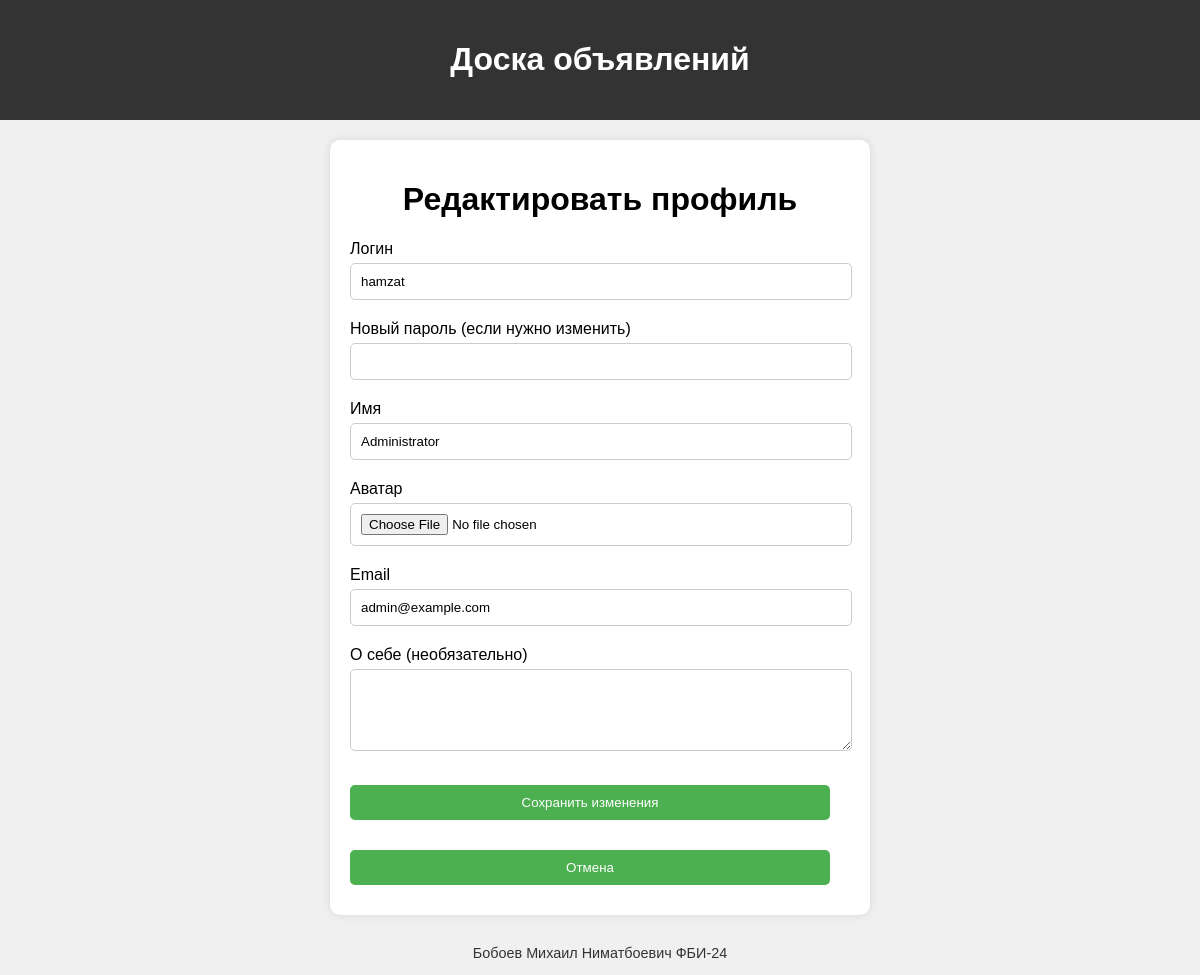
The app's page /edit_profile (signed in) with its own data.
### tables this page shows
CREATE TABLE users (
    id INTEGER PRIMARY KEY AUTOINCREMENT,
    username TEXT UNIQUE NOT NULL CHECK(length(username) > 0),
    password TEXT NOT NULL CHECK(length(password) > 0),
    name TEXT NOT NULL,
    email TEXT UNIQUE NOT NULL,
    avatar TEXT,
    about TEXT,
    is_admin INTEGER DEFAULT 0 CHECK(is_admin IN (0, 1))
);

### app.py (the view, shortened to what this page needs)
@app.route('/edit_profile', methods=['GET', 'POST'])
def edit_profile():
    conn = get_db_connection()
    user = conn.execute('SELECT * FROM users WHERE username = ?', (session['username'],)).fetchone()
    conn.close()
    return render_template('edit_profile.html', user=user)

### app.py (called while the page is built)
def get_db_connection():
    conn = sqlite3.connect(DATABASE)
    conn.row_factory = sqlite3.Row
    return conn

### templates/edit_profile.html (shortened to what this page needs)
{% extends "base.html" %}
{% block content %}
<div class="register-form">
    <h1>Редактировать профиль</h1>
    <form action="{{ url_for('edit_profile') }}" method="POST" enctype="multipart/form-data">
        <label for="username">Логин</label>
        <input type="text" id="username" name="username" value="{{ user['username'] }}" required>
        <label for="password">Новый пароль (если нужно изменить)</label>
        <input type="password" id="password" name="password">
        <label for="name">Имя</label>
        <input type="text" id="name" name="name" value="{{ user['name'] }}" required>
        <label for="avatar">Аватар</label>
        <input type="file" id="avatar" name="avatar" accept=".png, .jpg, .jpeg">
        <label for="email">Email</label>
        <input type="email" id="email" name="email" value="{{ user['email'] }}" required>
        <label for="about_me">О себе (необязательно)</label>
        <textarea id="about_me" name="about_me" rows="4">{{ user['about_me'] }}</textarea>
        <button type="submit" class="btn-green">Сохранить изменения</button>
        <button type="button" onclick="location.href='{{ url_for('profile') }}'">Отмена</button>
    </form>
</div>
{% endblock %}

### static/styles.css (style rules this page uses)
body { font-family: Arial, sans-serif; background-color: #f0f0f0; margin: 0; padding: 0; }
input, textarea, button { width: 100%; margin: 10px 0; padding: 10px; border-radius: 5px; border: 1px solid #ccc; }
button { background-color: #4CAF50; color: white; border: none; }
.register-form, .login-form { background-color: white; padding: 20px; border-radius: 10px; box-shadow: 0 0 10px rgba(0, 0, 0, 0.1); max-width: 500px; margin: 20px auto; }
.register-form h1, .login-form h1, .profile-section h1 { text-align: center; }
.register-form label, .login-form label, .profile-section label { display: block; margin-top: 10px; }
.register-form input, .register-form textarea, .login-form input { width: calc(100% - 20px); padding: 10px; margin-top: 5px; }
.register-form button, .login-form button { width: calc(100% - 20px); padding: 10px; margin-top: 20px; background-color: #4CAF50; color: white; border: none; border-radius: 5px; cursor: pointer; }
.btn-green { padding: 10px; background-color: #4CAF50; color: white; border: none; border-radius: 5px; cursor: pointer; }

### records on screen
users: username "hamzat", name "Administrator", email "admin@example.com"
